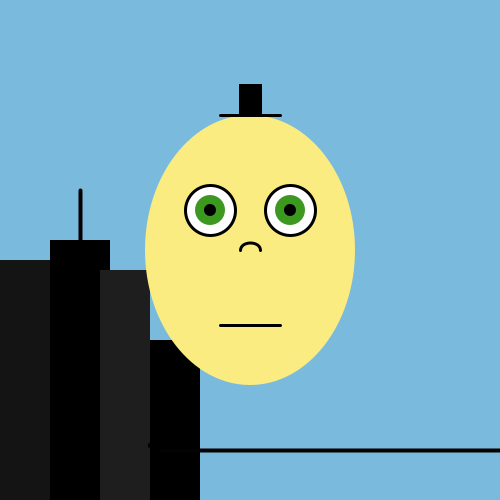
Frame 1 (no input)
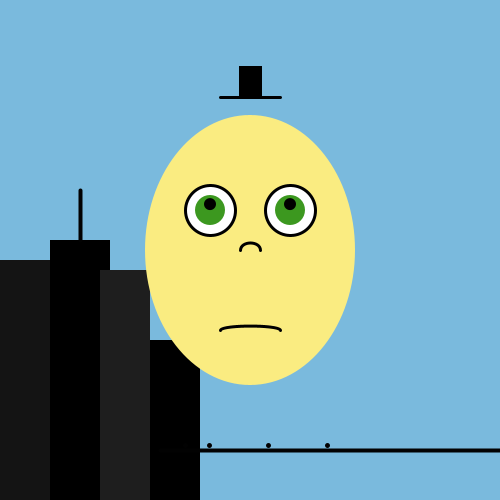
Frame 60 (the mouse pressed at the canvas centre just before this capture)
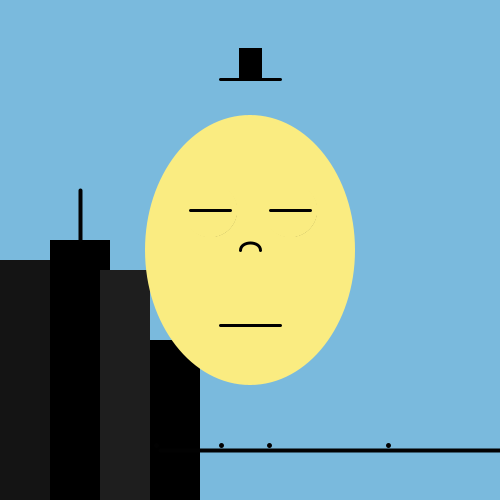
Frame 120 (the mouse held since frame 60 and released just before this capture)

The Processing sketch that drew these frames (run headless with seeded random() and noise(); from frame 60 on, the mouse is pressed at the canvas centre):

// Processing sketch: processing_7668
// ── processing_7668.pde

float x = 150.0;
float y = 150.0;
float a = 150.0;
float b = 150.0;
float c = 150.0;
float d = 115.0;
float e = 85.0;
float f = 210.0;
float g = 325.0;


void setup(){
  size(500, 500);
  smooth();
}
void draw(){
  background(122, 186, 221);
  
  if (key == 'c') 
   { 
     noStroke();
     background(122, 186, 221);
     fill(255);
     float r = random(-30, 30); 
     ellipse(mouseX, mouseY, r, r); 
   } 

  
  
    //buildings
  noStroke();
  fill(20);
  rect(0, 260, 50, 275);
  fill(0);
  rect(50, 240, 60, 275);
  fill(30);
  rect(100, 270, 50, 275);
  fill(0);
  rect(150, 340, 50, 200);
  stroke(2);
  strokeWeight(4);
  fill(0);
  line(80, 240, 80, 190);
  
  //bridge
  line(160, 450, 600, 450);
  
  //cars
  frameRate(30);
  strokeWeight(5);
  point(x, 445);
  x = x + 0.6;
  if(x >width){
    x = 150;
  }
  strokeWeight(5);
  point(y, 445);
  y = y + 1;
  if(y>width){
    y=150;}
  strokeWeight(5);
  point(a, 445);
  a = a + 2;
  if (a>width){
    a = 150;}
  strokeWeight(5);
  point(b, 445);
  b = b + 3;
  if (b>width){
    b = 150;}
  
  
  //head
  noStroke();
  fill(250, 236, 129);
  ellipse(250, 250, 210, 270);
  
  //eyes
  stroke(0);
  strokeWeight(3);
  fill(255);
  ellipse(210, 210, 50, 50);
  ellipse(290, 210, 50, 50);
  noStroke();
  fill(60, 152, 31);
  ellipse(210, 210, 30, 30);
  ellipse(290, 210, 30, 30);
  fill(0);
  ellipse(210, f, 12, 12);
  ellipse(290, f, 12, 12);
  f = f - 0.1;
  if (f<201){
    f = 201;}
  
//winking mechanism
 if(mousePressed){
   fill(250, 236, 129);
   noStroke();
   ellipse(210, 210, 55, 55);
   ellipse(290, 210, 55, 55);
   stroke(2);
   line(190, 210, 230, 210);
   line(270, 210, 310, 210);
   f = 210;
   g = 325;
 }
   
  
  //nose
  stroke(0);
  noFill();
  bezier(240, 250, 240, 240, 
         260, 240, 260, 250);
  
  //mouth
 // line(220,310,280,310);
  bezier(220, g, 220, 325,
         280, 325, 280, g);
         g = g + 0.1;
         if (g > 334){
           g=334;
         }
        

  //hat
  strokeWeight(3);
  line(220, d, 280, d);
  d = d - 0.3;
  if (d < 30){
    d=115;
  }
  fill(0);
  rect(240, e, 20, 30);
  e = e - 0.3;
  if (e<0){
    e=85;
  }
  
  
}
